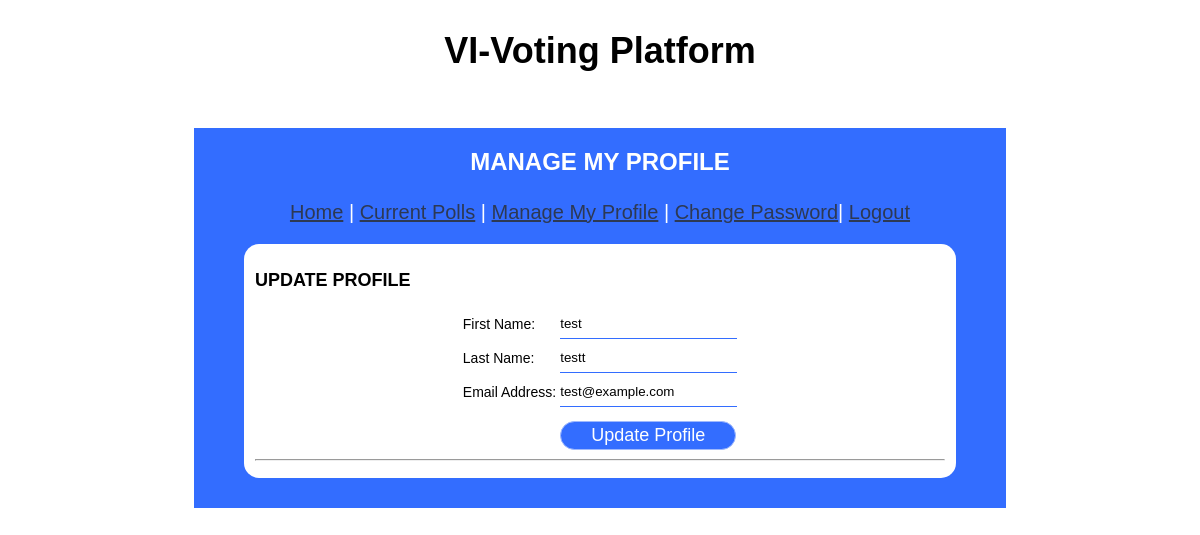
The page /manage-profile.php (signed in) on the database its author committed.
### tables this page shows
CREATE TABLE `tbmembers` (
  `member_id` int(5) NOT NULL,
  `first_name` varchar(45) NOT NULL,
  `last_name` varchar(45) NOT NULL,
  `email` varchar(45) NOT NULL,
  `password` varchar(45) NOT NULL
);

### manage-profile.php (the view, shortened to what this page needs)
<?php
  require('connection.php');
  $result=mysqli_query($con, "SELECT * FROM tbMembers WHERE member_id = '$_SESSION[member_id]'");
  $row = mysqli_fetch_array($result);
  if($row){
    $firstName = $row['first_name'];
    $lastName = $row['last_name'];
    $email = $row['email'];
  }
?>
<!DOCTYPE html>
<html>
  <head>
    <link href="css/user_styles.css" rel="stylesheet" type="text/css" />
  </head>
  <body>
    <center><b><font color="black" size="6" style="font-size: 36px">VI-Voting Platform</font></b></center><br><br>
    <div id="page">
      <div id="header" style="font-size:20px;color:white">
    <h1 style="padding: 20px;">MANAGE MY PROFILE</h1>
        <a href="student.php" style="font-size:20px;">Home</a> |
        <a href="vote.php" style="font-size:20px;">Current Polls</a> |
        <a href="manage-profile.php" style="font-size:20px;">Manage My Profile</a>
        | <a href="changepass.php" style="font-size:20px;">Change Password</a>|
        <a href="logout.php" style="font-size:20px;">Logout</a>
      </div>
      <div id="container">
        <CAPTION><h2>UPDATE PROFILE</h2></CAPTION>
        <form action="manage-profile.php?id=<?php echo $_SESSION['member_id']; ?>" method="post" onsubmit="return updateProfile(this)">
          <table align="center">
            <tr><td style="font-size:14px">First Name:</td><td><input type="text" class="effect-2" name="firstname" maxlength="15" value="<?php echo $firstName; ?>"></td></tr>
            <tr><td style="font-size:14px">Last Name:</td><td><input type="text" class="effect-2" name="lastname" maxlength="15" value="<?php echo $lastName; ?>"></td></tr>
            <tr><td style="font-size:14px">Email Address:</td><td><input class="effect-2" type="text" name="email" maxlength="100" value="<?php echo $email; ?>"></td></tr>
            <tr><td>&nbsp;</td></td><td><input type="submit" class="butn"  name="update" value="Update Profile"></td></tr>
          </table>
        </form>
        <hr>
      </div>
    </div>
  </body>
</html>

### css/user_styles.css (style rules this page uses)
@media screen and (max-width: 2000px) { body { font: 16px Verdana, Arial, Helvetica, sans-serif; color: black; margin: 10px; padding: 20px 10px 0px; background: white; } }
@media screen and (max-width: 2000px) { h1 { color: white; margin: 5px 0px 5px; padding: 10px 0px 3px; font: bold 24px Verdana, Arial, Helvetica, sans-serif; text-align: center; } }
@media screen and (max-width: 2000px) { h2 { color: black; } }
@media screen and (max-width: 2000px) { a { color: #2d3954; font-size: 11px; } }
@media screen and (max-width: 2000px) { #page { width: 70%; margin: 0 auto; margin-top: 20px; padding-top: 0px; background: #336dff; height: auto; padding-bottom: 30px; } }
@media screen and (max-width: 2000px) { #header { text-align: center; background: #336dff; } }
@media screen and (max-width: 2000px) { #header { font-size: 20px; } }
@media screen and (max-width: 2000px) { #container { border: transparent solid 1px; border-radius: 15px; padding: 10px 10px 10px 10px; width: 85%; margin: 0 auto; background: white; font-size: 12px; text-align: justify; margin-top: 20px; } }
@media screen and (max-width: 2000px) { .effect-2 { border: 0; padding: 7px 0; border-bottom: 1px solid #336dff; } }
@media screen and (max-width: 2000px) { .butn { margin-top: 10px; padding: 3px 30px; background: #336dff; border: 1px solid #9fb9fd; border-radius: 15px; color: white; font-size: 18px; } }

### rows shown on the page
tbmembers: firstname "test", lastname "testt", email "test@example.com"
